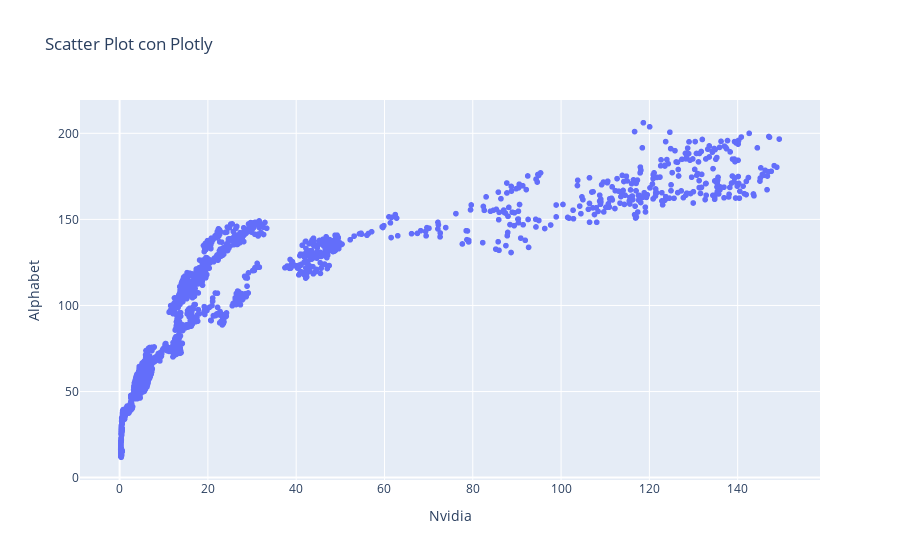

Notebook cell for this chart:
### Markdown cell above
**plotly**

### Code cell
import plotly.express as px
fig = px.scatter(df, x='Nvidia', y='Alphabet', title="Scatter Plot con Plotly")
fig.show()

### Figure 1 — Plotly figure (JSON) as saved in the notebook; plotly's stock layout.template omitted (floating-point values rounded to 4 significant figures; data arrays with more than 128 entries replaced by an {"elided": "..."} marker saying what was removed)
{"data": [{"hovertemplate": "Nvidia=%{x}<br>Alphabet=%{y}<extra></extra>", "legendgroup": "", "marker": {"color": "#636efa", "symbol": "circle"}, "mode": "markers", "name": "", "showlegend": false, "type": "scattergl", "x": {"elided": "3617 float values"}, "xaxis": "x", "y": {"elided": "3617 float values"}, "yaxis": "y"}], "layout": {"legend": {"tracegroupgap": 0}, "title": {"text": "Scatter Plot con Plotly"}, "xaxis": {"anchor": "y", "domain": [0, 1], "title": {"text": "Nvidia"}}, "yaxis": {"anchor": "x", "domain": [0, 1], "title": {"text": "Alphabet"}}}}
